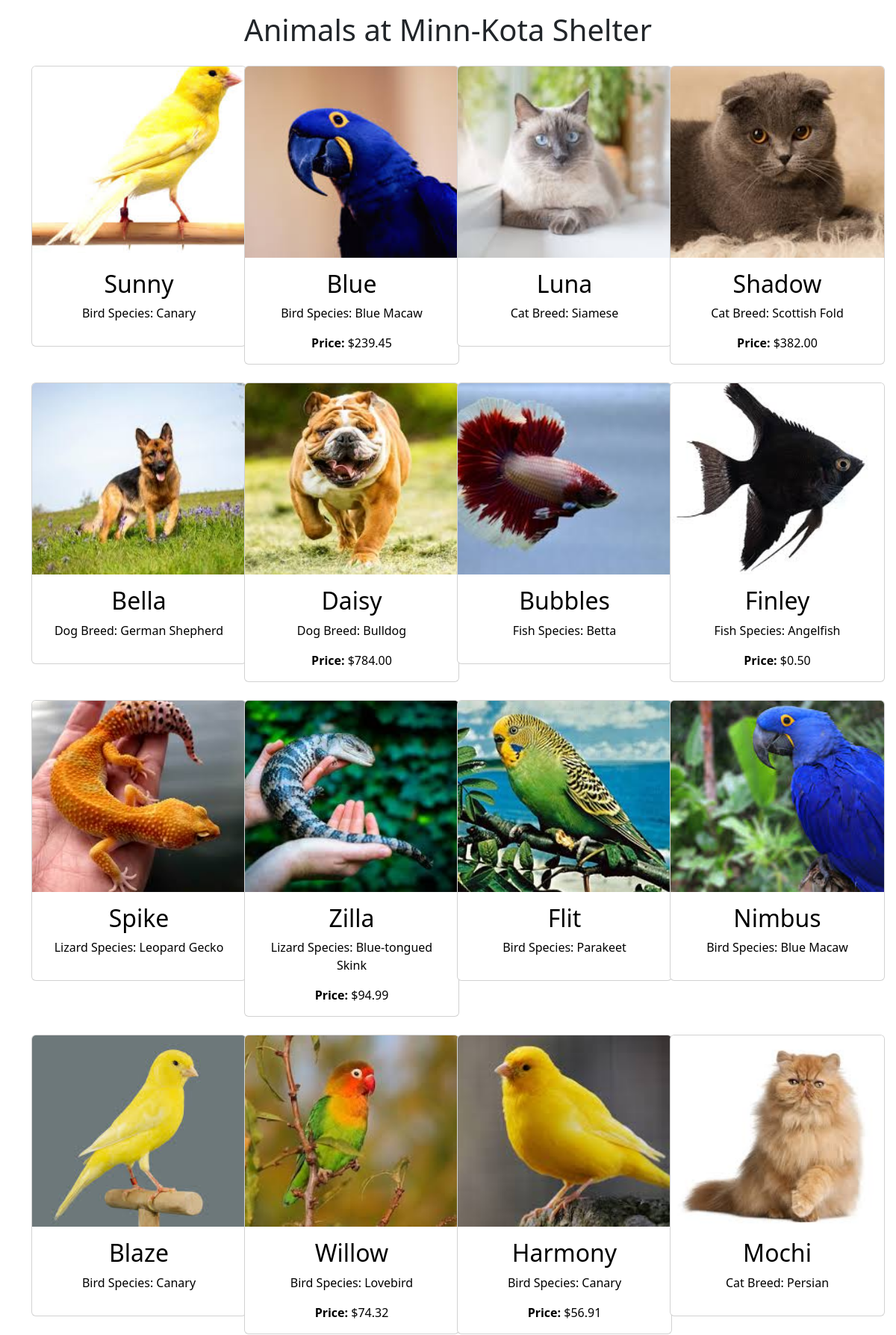
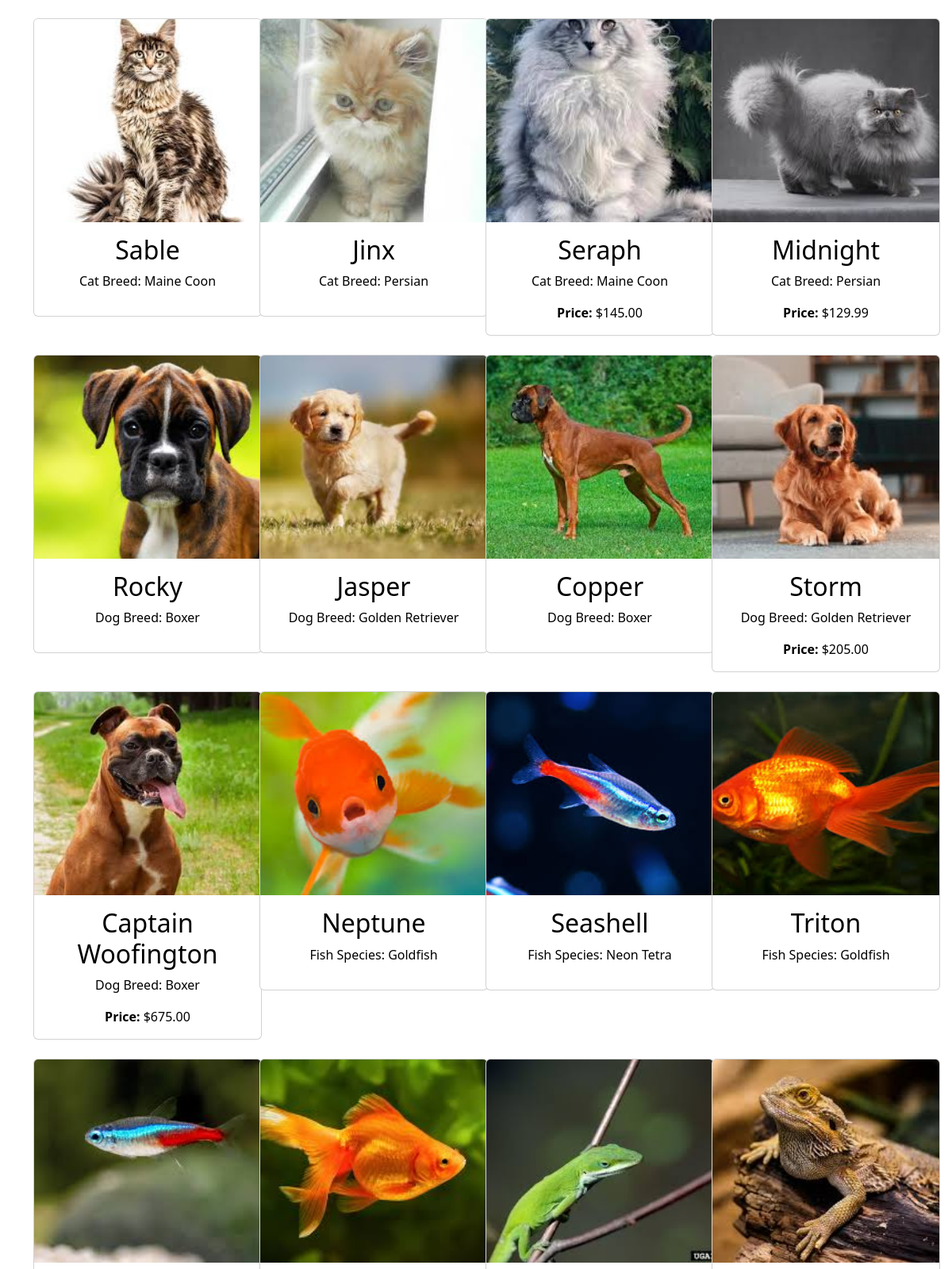
Page /minn-kota/ (upper part) on the committed database (2 pictures, top to bottom).
### animal_adoption_app/models.py (models this page shows, shortened)
class Animal(models.Model):
    id = models.AutoField(primary_key=True)
    name = models.CharField(max_length=100, unique=True)
    price = models.DecimalField(max_digits=10, decimal_places=2)
    fosterable = models.BooleanField(default=False)
    image_path = models.CharField(max_length=255, blank=True, null=True)
    SHELTER_CHOICES = [
        ('Homeward Animal Shelter', 'Homeward Animal Shelter'),
        ('Cats Cradle Shelter Inc', 'Cats Cradle Shelter Inc'),
        ('Minn-Kota PAAWS', 'Minn-Kota PAAWS'),
    ]
    shelter = models.CharField(max_length=100, choices=SHELTER_CHOICES)

class Bird(models.Model):
    animal = models.OneToOneField(Animal, on_delete=models.CASCADE, primary_key=True)
    species = models.CharField(max_length=100)
    age = models.IntegerField()
    wingspan = models.IntegerField()

class Cat(models.Model):
    animal = models.OneToOneField(Animal, on_delete=models.CASCADE, primary_key=True)
    breed = models.CharField(max_length=100)
    weight = models.DecimalField(max_digits=5, decimal_places=2)
    age = models.IntegerField()
    personality = models.TextField()
    up_to_date_on_vaccines = models.BooleanField(default=False)

class Dog(models.Model):
    animal = models.OneToOneField(Animal, on_delete=models.CASCADE, primary_key=True)
    breed = models.CharField(max_length=100)
    weight = models.DecimalField(max_digits=5, decimal_places=2)
    age = models.IntegerField()
    personality = models.TextField()
    up_to_date_on_vaccines = models.BooleanField(default=False)

class Fish(models.Model):
    animal = models.OneToOneField(Animal, on_delete=models.CASCADE, primary_key=True)
    species = models.CharField(max_length=100)
    length = models.DecimalField(max_digits=5, decimal_places=2)
    food = models.CharField(max_length=100)

class Lizard(models.Model):
    animal = models.OneToOneField(Animal, on_delete=models.CASCADE, primary_key=True)
    species = models.CharField(max_length=100)
    age = models.IntegerField()
    temperature = models.IntegerField()

### animal_adoption_app/views.py (the view)
# urls.py: path('minn-kota/', views.minn_kota, name='minn_kota'),
def minn_kota(request):
    minn_kota_animals = Animal.objects.filter(shelter='Minn-Kota PAAWS')
    return render(request, 'animal_adoption_app/minn_kota.html', {'minn_kota_animals': minn_kota_animals})

### templates/animal_adoption_app/minn_kota.html (shortened to what this page needs)
<!DOCTYPE html>
<html lang="en">
<head>
    <link href="https://cdn.jsdelivr.net/npm/bootstrap@5.3.3/dist/css/bootstrap.min.css" rel="stylesheet">
</head>
<body>
    {% load static %}
    <h1 class="text-center mt-3 mb-4">Animals at Minn-Kota Shelter</h1>
    <div class="container">
        <div class="row row-cols-1 row-cols-md-2 row-cols-lg-3 row-cols-xl-4">
            {% for animal in minn_kota_animals %}
            <div class="col mb-4 text-center">
                <div class="card" style="width: 18rem;">
                    <a href="{% url 'animal_detail' animal.id %}" class="card-link">
                        {% if animal.image_path %}
                            <img class="card-img-top" src="{% static animal.image_path %}" alt="{{ animal.name }} Image" alt="Card image cap">
                        {% endif %}
                        <div class="card-body">
                            <h2>{{ animal.name }}</h2>
                            <p>
                                {% if animal.cat %}
                                    Cat Breed: {{ animal.cat.breed }}
                                {% elif animal.dog %}
                                    Dog Breed: {{ animal.dog.breed }}
                                    {% elif animal.lizard %}
                                    Lizard Species: {{ animal.lizard.species }}
                                {% elif animal.bird %}
                                    Bird Species: {{ animal.bird.species }}
                                {% elif animal.fish %}
                                    Fish Species: {{ animal.fish.species }}
                                {% else %}
                                    Unknown
                                {% endif %}
                            </p>
                            {% if not animal.fosterable %}
                                    <p class="card-text"><strong>Price:</strong> ${{ animal.price }}</p>
                            {% endif %}
                        </div>
                    </a>
                </div>
            </div>
            {% endfor %}
        </div>
    </div>
</body>
</html>

### templates/animal_adoption_app/minn_kota.html (style rules this page uses)
.card-img-top { height: 16rem; object-fit: cover; }
.card-link { text-decoration: none; }
.card-body h2, .card-body p { color: black; }

### rows in the picture
Animal: image_path (picture), name "Sunny", bird.species "Canary"
Animal: image_path (picture), name "Blue", bird.species "Blue Macaw", price "239.45"
Animal: image_path (picture), name "Luna", cat.breed "Siamese"
Animal: image_path (picture), name "Shadow", cat.breed "Scottish Fold", price "382.00"
Animal: image_path (picture), name "Bella", dog.breed "German Shepherd"
Animal: image_path (picture), name "Daisy", dog.breed "Bulldog", price "784.00"
Animal: image_path (picture), name "Bubbles", fish.species "Betta"
Animal: image_path (picture), name "Finley", fish.species "Angelfish", price "0.50"
Animal: image_path (picture), name "Spike", lizard.species "Leopard Gecko"
Animal: image_path (picture), name "Zilla", lizard.species "Blue-tongued Skink", price "94.99"
Animal: image_path (picture), name "Flit", bird.species "Parakeet"
Animal: image_path (picture), name "Nimbus", bird.species "Blue Macaw"
Animal: image_path (picture), name "Blaze", bird.species "Canary"
Animal: image_path (picture), name "Willow", bird.species "Lovebird", price "74.32"
Animal: image_path (picture), name "Harmony", bird.species "Canary", price "56.91"
Animal: image_path (picture), name "Mochi", cat.breed "Persian"
Animal: image_path (picture), name "Sable", cat.breed "Maine Coon"
Animal: image_path (picture), name "Jinx", cat.breed "Persian"
Animal: image_path (picture), name "Seraph", cat.breed "Maine Coon", price "145.00"
Animal: image_path (picture), name "Midnight", cat.breed "Persian", price "129.99"
Animal: image_path (picture), name "Rocky", dog.breed "Boxer"
Animal: image_path (picture), name "Jasper", dog.breed "Golden Retriever"
Animal: image_path (picture), name "Copper", dog.breed "Boxer"
Animal: image_path (picture), name "Storm", dog.breed "Golden Retriever", price "205.00"
Animal: image_path (picture), name "Captain Woofington", dog.breed "Boxer", price "675.00"
Animal: image_path (picture), name "Neptune", fish.species "Goldfish"
Animal: image_path (picture), name "Seashell", fish.species "Neon Tetra"
Animal: image_path (picture), name "Triton", fish.species "Goldfish"
Animal: image_path (picture)
Animal: image_path (picture)
Animal: image_path (picture)
Animal: image_path (picture)
